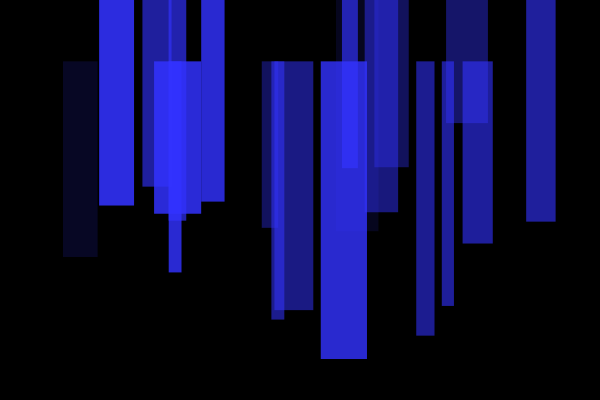
Frame 1 (no input)
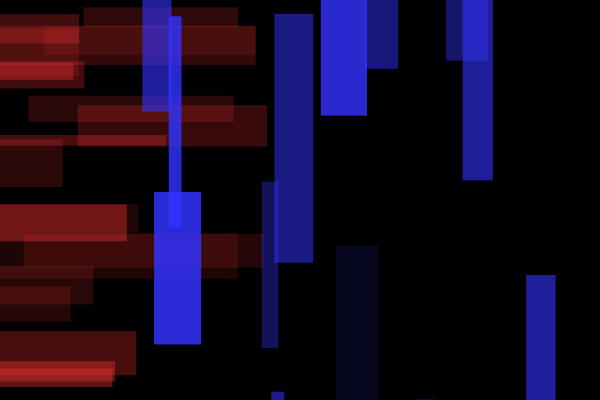
Frame 60 (the mouse pressed at the canvas centre just before this capture)
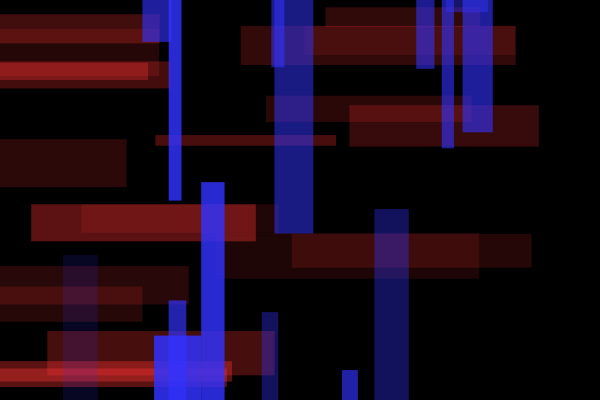
Frame 120 (the mouse held since frame 60 and released just before this capture)

The Processing sketch that drew these frames (run headless with seeded random() and noise(); from frame 60 on, the mouse is pressed at the canvas centre):

// Processing sketch: motion_23_class_patterns2
// ── motion_23_class_patterns2.pde
Rectangle[] rectangle1 = new Rectangle[20];
Rectangle[] rectangle2 = new Rectangle[20];
float w, h, x, y, xSpeed, ySpeed;

void setup() {
  size(600, 400);
  noStroke();
  ellipseMode(CENTER);
  colorMode(HSB, 360, 100, 100, 100);
  smooth();
  for (int i = 0; i < rectangle1.length; i++) {
    w = random(150, 300);
    h = random(10, 50);
    x = -w;
    y = random(0, height-h);
    xSpeed = random(1, 5);
    ySpeed = 0;
    rectangle1[i] = new Rectangle(x, y, w, h, color(0, 80, 100, random(10, 40)), xSpeed, ySpeed);
  }
  for (int i = 0; i < rectangle2.length; i++) {
    w = random(10, 50);
    h = random(150, 300);
    x = random(0, width-w);
    y = -y;
    xSpeed = 0;
    ySpeed = random(5, 15);
    rectangle2[i] = new Rectangle(x, y, w, h, color(240, 80, 100, random(10, 90)), xSpeed, ySpeed);
  }
}

void draw() {
  background(0);
  for (int i = 0; i < rectangle1.length; i ++ ) {
    rectangle1[i].drawRect();
    rectangle1[i].moveRect();
  }
  for (int i = 0; i < rectangle2.length; i ++ ) {
    rectangle2[i].drawRect();
    rectangle2[i].moveRect();
  }
}

class Rectangle {
  float x;
  float y;
  float w;
  float h;
  color c;
  float xSpeed, ySpeed;

  Rectangle(float _x, float _y, float _w, float _h, color _c, float _xSpeed, float _ySpeed) {
    x = _x;
    y = _y;
    w = _w;
    h = _h;
    c = _c;
    xSpeed = _xSpeed;
    ySpeed = _ySpeed;
  }

  void moveRect() {
    x = x + xSpeed;
    y = y + ySpeed;

    if (x > width + w) {
      x = -w;
    }

    if (y > height + h) {
      y = -h;
    }
  }

  void drawRect() {
    fill(c);
    rect(x, y, w, h);
  }
}
